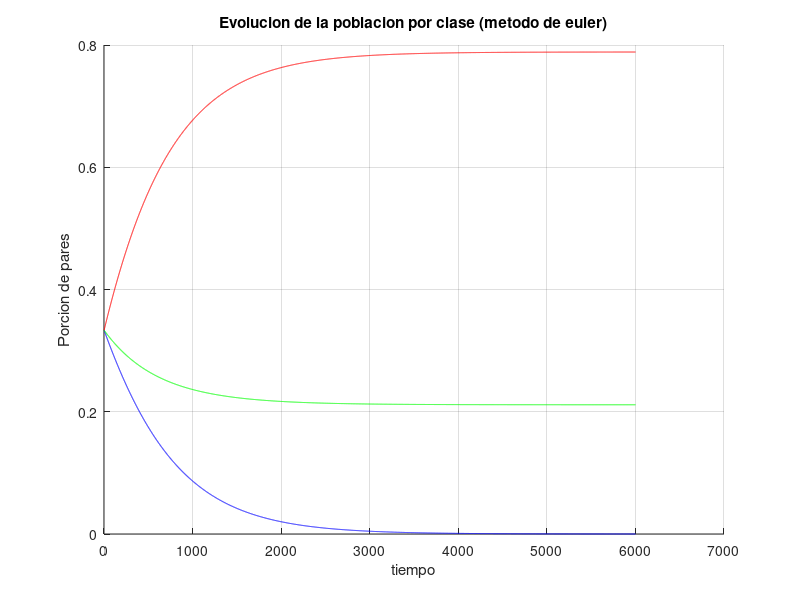
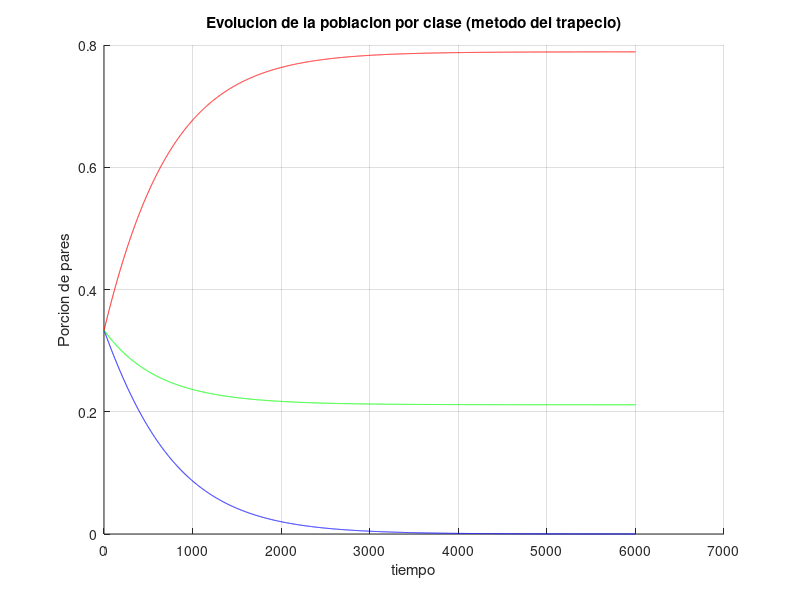
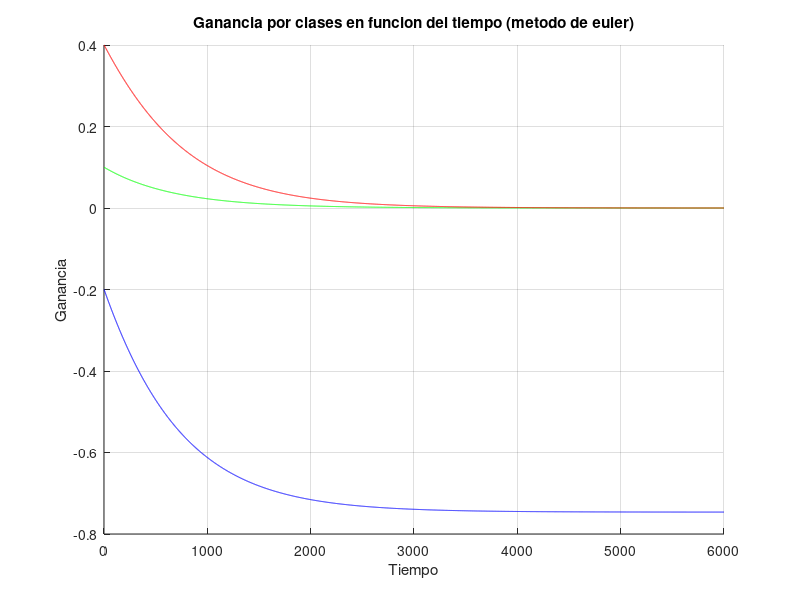
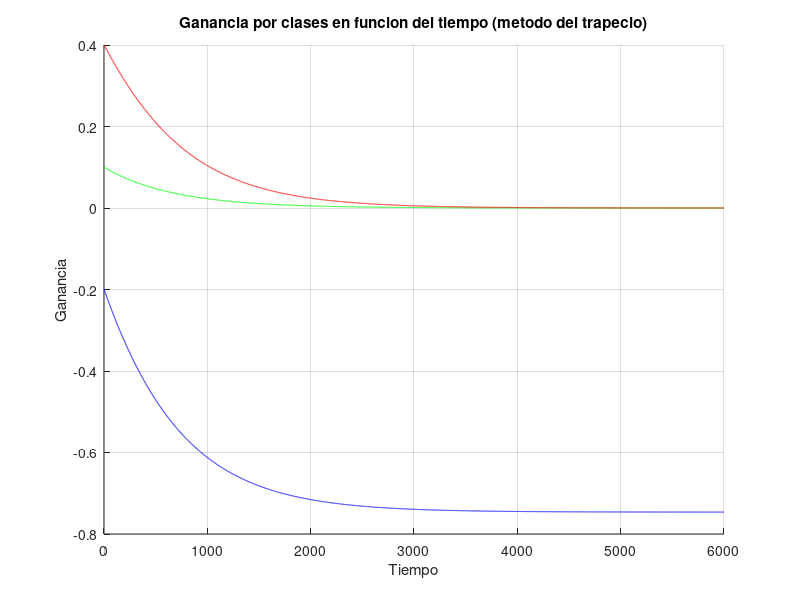

MATLAB code for these plots, in order:
close all
clear all
alpha=1.2;
cantPasos=6000;
gamma=0.4;
X=[1/3; 1/3; 1/3];
Y=X(:,1);
Salto=0.005;
h=1;

while alpha<5

    for i=1:cantPasos
    % EULER
    G1(i)=alpha*(X(1,i)+X(2,i))-1;
    G2(i)=(alpha-1)*X(1,i)/(1-X(2,i));
    G3(i)=alpha*X(1,i);
    
    Gh(i)=max(G1(i),G2(i));
    Gh(i)=max(Gh(i),G3(i));
    
    Fx(1,i)=(-gamma)*X(1,i)*(Gh(i)-G1(i));
    Fx(2,i)=(-gamma)*X(2,i)*(Gh(i)-G2(i));
    Fx(3,i)=(-gamma)*X(3,i)*(Gh(i)-G3(i));
    
    
    G(i)=(alpha-1)*transpose(X(:,i))*[1 1 1;1 X(1,i)/(1-X(2,i)) 0;0 0 0]*X(:,i);
    
    
    
        
    for j=1:3
        X(j,i+1)=X(j,i)+Salto*Fx(j,i);
    end
    
    if G1==Gh
        X(1,i+1)=X(1,i)-Salto*(Fx(2,i)+Fx(3,i));
    end
    if G2==Gh
        X(2,i+1)=X(2,i)-Salto*(Fx(1,i)+Fx(3,i));
       
    end
    if G3==Gh
        X(3,i+1)=X(3,i)-Salto*(Fx(2,i)+Fx(1,i));
        
    end
            
    
    %Trapecio
    J1(i)=alpha*(Y(1,i)+Y(2,i))-1;
    J2(i)=(alpha-1)*Y(1,i)/(1-Y(2,i));
    J3(i)=alpha*Y(1,i);
    
    Jh(i)=max(J1(i),J2(i));
    Jh(i)=max(Jh(i),J3(i));
    
    J(i)=(alpha-1)*transpose(Y(:,i))*[1 1 1;1 Y(1,i)/(1-Y(2,i)) 0;0 0 0]*Y(:,i);
    
    
    Dy(1,i)=(-gamma)*Y(1,i)*(Jh(i)-J1(i));
    Dy(2,i)=(-gamma)*Y(2,i)*(Jh(i)-J2(i));
    Dy(3,i)=(-gamma)*Y(3,i)*(Jh(i)-J3(i));

    
    %Prediciones
    
    Yp(1,i)=Y(1,i)+Salto*Dy(1,i);
    Yp(2,i)=Y(2,i)+Salto*Dy(2,i);
    Yp(3,i)=Y(3,i)+Salto*Dy(3,i);
    

    %funiones para la correccion
    
    Jp1(i)=alpha*(Yp(1,i)+Yp(2,i))-1;
    Jp2(i)=(alpha-1)*Yp(1,i)/(1-Yp(2,i));
    Jp3(i)=alpha*Yp(1,i);
    
    Jph(i)=max(Jp1(i),Jp2(i));
    Jph(i)=max(Jph(i),Jp3(i));
    
    
    Dpy(1,i)=(-gamma)*Yp(1,i)*(Jph(i)-Jp1(i));
    Dpy(2,i)=(-gamma)*Yp(2,i)*(Jph(i)-Jp2(i));
    Dpy(3,i)=(-gamma)*Yp(3,i)*(Jph(i)-Jp3(i));
    
 
    %Correcion
    
    for j=1:3
        Y(j,i+1)=Y(j,i)+(Salto/2)*(Dy(j,i)+Dpy(j,i));
    end
    
    
    if J1==Jh
        Y(1,i+1)=Y(1,i)-Salto*(Dy(2,i)+Dy(3,i));
    end
    if J2==Jh
        Y(2,i+1)=Y(2,i)-Salto*(Dy(1,i)+Dy(3,i));
    end
    if J3==Jh
        Y(3,i+1)=Y(3,i)-Salto*(Dy(2,i)+Dy(1,i));
        
    end
    
    
    Te(i)=sum(X(:,i));
    Tt(i)=sum(Y(:,i));
    
end
figure(h)
hold on

plot(X(1,:),'b')
plot(X(2,:),'g')
plot(X(3,:),'r')

hold off
grid
title('Evolucion de la poblacion por clase (metodo de euler)')
xlabel('tiempo')
ylabel('Porcion de pares')

figure(h+1)
hold on

plot(Y(1,:),'b')
plot(Y(2,:),'g')
plot(Y(3,:),'r')

hold off
grid   

title('Evolucion de la poblacion por clase (metodo del trapecio)')
xlabel('tiempo')
ylabel('Porcion de pares')


%plotear ganancia por pares
figure(h+2)
hold on

plot(G1,'b')
plot(G2,'g')
plot(G3,'r')

hold off
grid
title('Ganancia por clases en funcion del tiempo (metodo de euler)')
xlabel('Tiempo')
ylabel('Ganancia')


figure(h+3)
hold on

plot(J1,'b')
plot(J2,'g')
plot(J3,'r')

hold off
grid
title('Ganancia por clases en funcion del tiempo (metodo del trapecio)')
xlabel('Tiempo')
ylabel('Ganancia')

%plotear ganancia total

figure(h+4),plot(G,'k')
grid
title('Ganancia Total en funcion del tiempo (metodo de euler)')
xlabel('Tiempo')
ylabel('Ganancia')

figure(h+5),plot(J,'k')
grid
title('Ganancia Total en funcion del tiempo (metodo del trapecio)')
xlabel('Tiempo')
ylabel('Ganancia')

for i=1:3
    E(i,:)=abs(X(i,:)-Y(i,:));
end

figure(h+6)
hold on
plot(E(1,:),'b')
plot(E(2,:),'g')
plot(E(3,:),'r')

hold off
grid
title('Diferencia entre metodos')

alpha=alpha+1.8;
h=h+7; 
end


